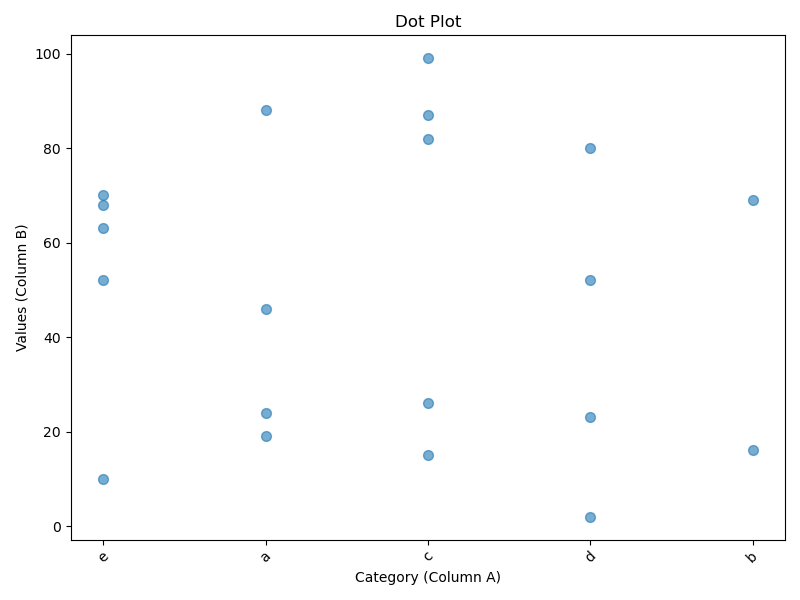

Here is the Python script that generated this plot:
import pandas as pd
import matplotlib.pyplot as plt

# Read the CSV file
data = pd.read_csv('myfileDotPlot.csv')

# Extract the columns A and B
category = data['A']
values = data['B']

# Create the dot plot
fig, ax = plt.subplots(figsize=(8, 6))
ax.scatter(category, values, marker='o', s=50, alpha=0.6)

# Add labels and title
ax.set_xlabel('Category (Column A)')
ax.set_ylabel('Values (Column B)')
ax.set_title('Dot Plot')

# Rotate x-axis labels for better visibility
plt.xticks(rotation=45)

# Show the plot
plt.tight_layout()
plt.show()
